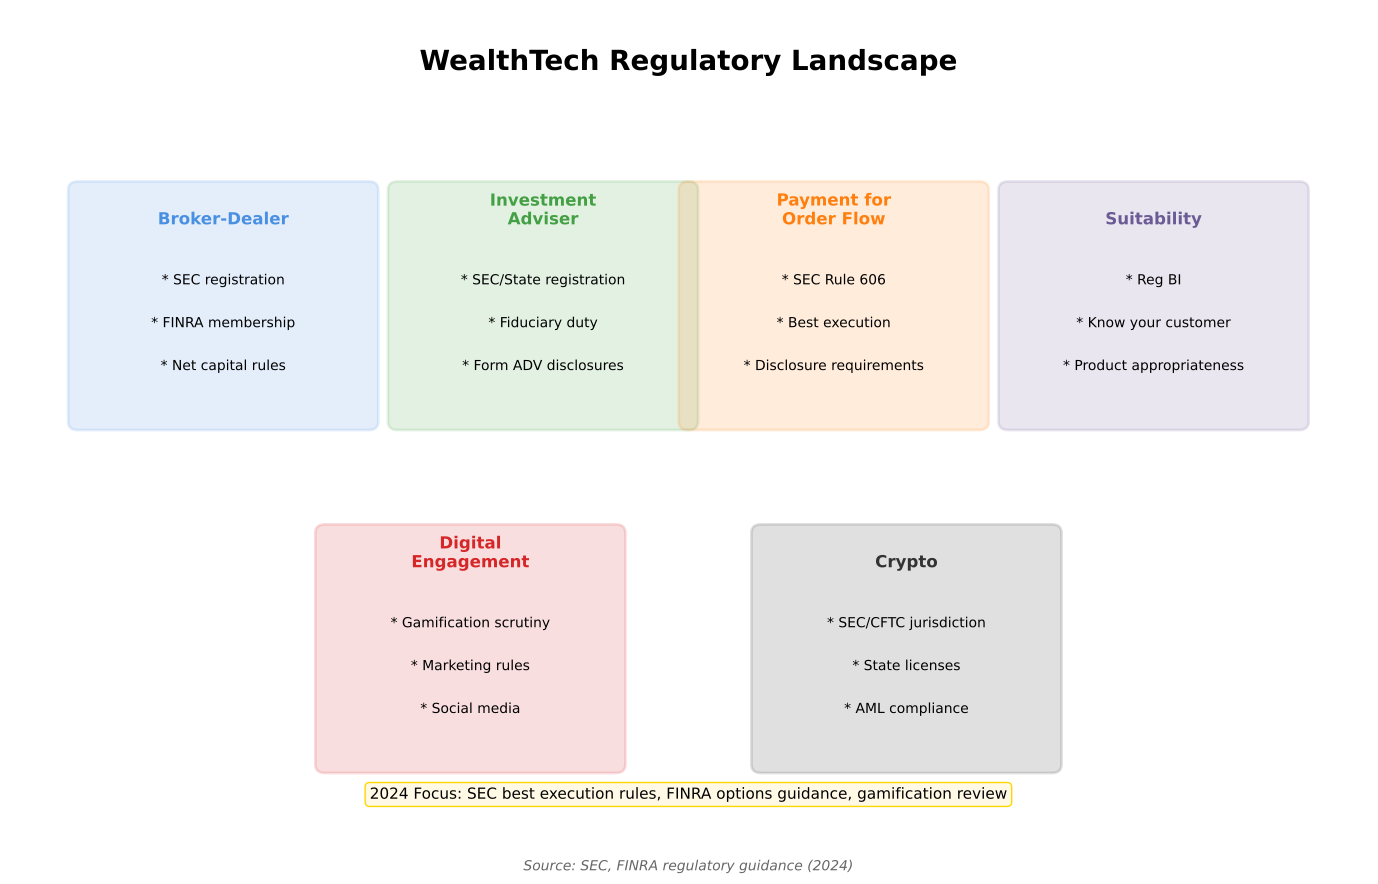

Generate this figure with Python:
"""
WealthTech Regulation
Shows regulatory landscape for WealthTech

Output: wealthtech_regulation.pdf
Module: module_01_fintech
Lesson: 11 - WealthTech
"""

from pathlib import Path
import matplotlib.pyplot as plt
import matplotlib.patches as mpatches
import numpy as np

CHART_METADATA = {
    'title': 'WealthTech Regulation',
    'module': 'module_01_fintech',
    'lesson': 11,
    'url': 'https://github.com/Digital-AI-Finance/digital-finance/tree/main/module_01_fintech/figures/wealthtech_regulation'
}

plt.rcParams.update({
    'font.size': 14,
    'axes.labelsize': 14,
})

def create_chart():
    """Create WealthTech regulation diagram"""
    fig, ax = plt.subplots(figsize=(14, 9))
    ax.set_xlim(0, 14)
    ax.set_ylim(0, 10)
    ax.axis('off')

    # Title
    ax.text(7, 9.3, 'WealthTech Regulatory Landscape', fontsize=20, fontweight='bold', ha='center')

    # Key regulatory areas
    areas = [
        {
            'name': 'Broker-Dealer',
            'x': 2.2, 'y': 6.5,
            'color': '#4A90E2',
            'regs': ['SEC registration', 'FINRA membership', 'Net capital rules'],
        },
        {
            'name': 'Investment\nAdviser',
            'x': 5.5, 'y': 6.5,
            'color': '#44A044',
            'regs': ['SEC/State registration', 'Fiduciary duty', 'Form ADV disclosures'],
        },
        {
            'name': 'Payment for\nOrder Flow',
            'x': 8.5, 'y': 6.5,
            'color': '#FF7F0E',
            'regs': ['SEC Rule 606', 'Best execution', 'Disclosure requirements'],
        },
        {
            'name': 'Suitability',
            'x': 11.8, 'y': 6.5,
            'color': '#6B5B95',
            'regs': ['Reg BI', 'Know your customer', 'Product appropriateness'],
        },
        {
            'name': 'Digital\nEngagement',
            'x': 4.75, 'y': 2.5,
            'color': '#D62728',
            'regs': ['Gamification scrutiny', 'Marketing rules', 'Social media'],
        },
        {
            'name': 'Crypto',
            'x': 9.25, 'y': 2.5,
            'color': '#333333',
            'regs': ['SEC/CFTC jurisdiction', 'State licenses', 'AML compliance'],
        },
    ]

    for area in areas:
        box = mpatches.FancyBboxPatch((area['x']-1.5, area['y']-1.3), 3, 2.7,
                                       boxstyle='round,pad=0.1',
                                       facecolor=area['color'], alpha=0.15,
                                       edgecolor=area['color'], lw=2)
        ax.add_patch(box)
        ax.text(area['x'], area['y']+1, area['name'], ha='center',
               fontsize=12, fontweight='bold', color=area['color'])

        for i, reg in enumerate(area['regs']):
            ax.text(area['x'], area['y']+0.3-i*0.5, f'* {reg}', ha='center', fontsize=10)

    # Key 2024 developments
    developments = "2024 Focus: SEC best execution rules, FINRA options guidance, gamification review"
    ax.text(7, 0.8, developments, ha='center', fontsize=11,
           bbox=dict(boxstyle='round', facecolor='#FFF9E6', edgecolor='#FFD700'))

    # Source
    fig.text(0.5, 0.02, 'Source: SEC, FINRA regulatory guidance (2024)',
            fontsize=10, ha='center', style='italic', color='#666666')

    plt.tight_layout()

    output_path = Path(__file__).parent / 'wealthtech_regulation.pdf'
    plt.savefig(output_path, format='pdf', dpi=300, bbox_inches='tight')
    plt.close()
    print(f"Chart saved to: {output_path}")
    return output_path

if __name__ == '__main__':
    create_chart()
